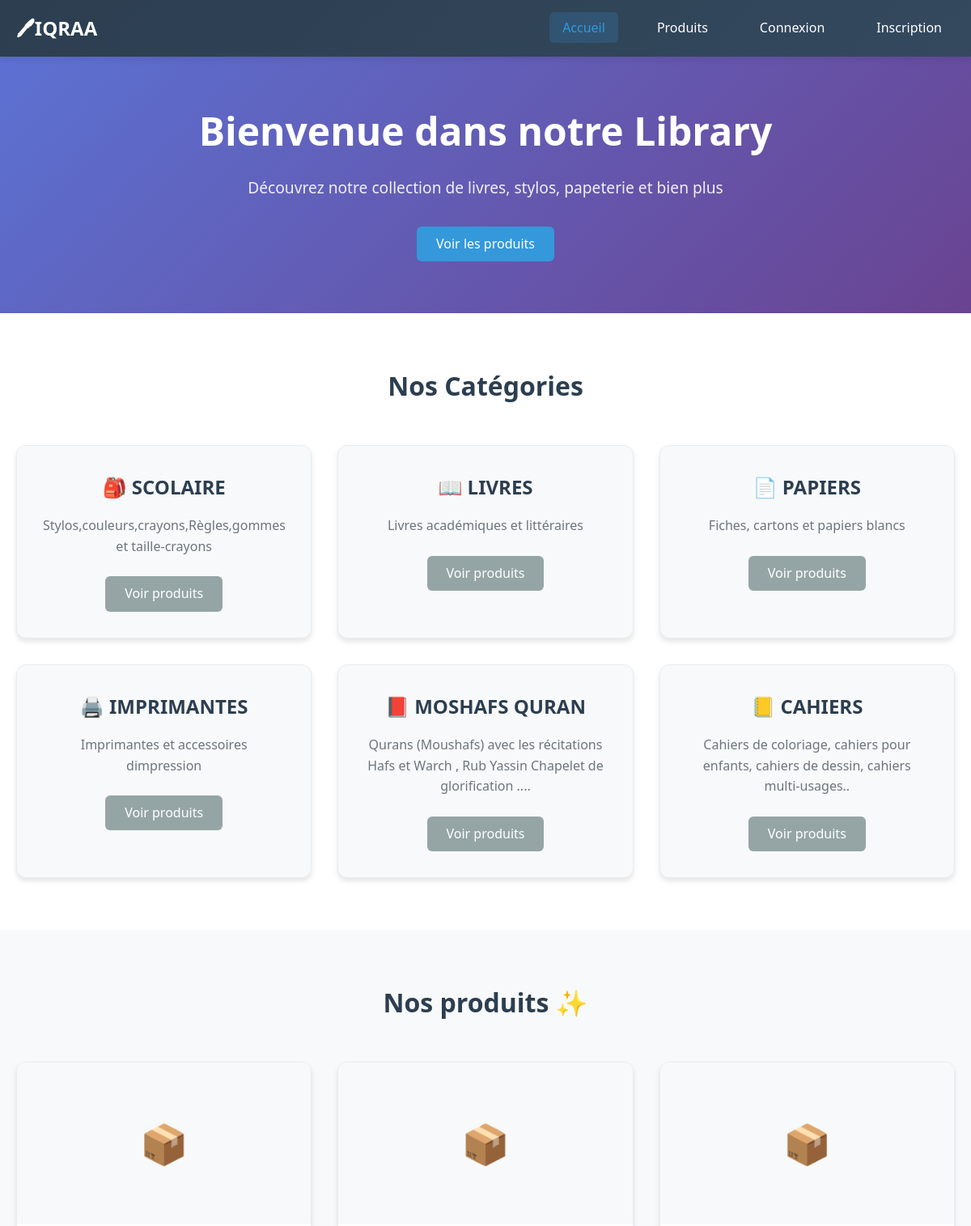
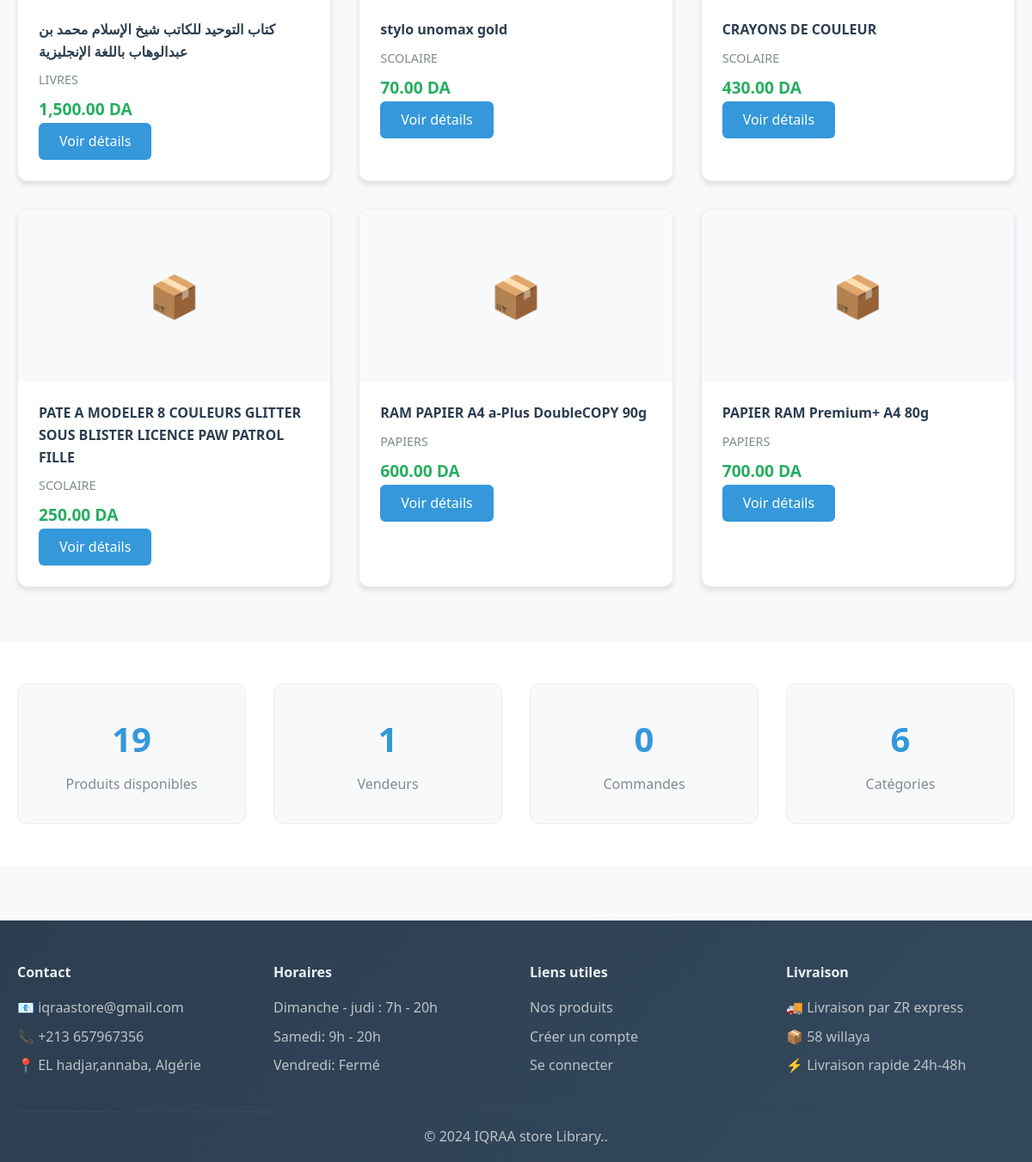
The page / on the database its author committed (2 pictures, top to bottom).
### tables this page shows
CREATE TABLE `categories` (
  `id` int(11) NOT NULL,
  `name` varchar(50) NOT NULL,
  `description` text DEFAULT NULL
);

CREATE TABLE `products` (
  `id` int(11) NOT NULL,
  `title` varchar(100) NOT NULL,
  `description` text DEFAULT NULL,
  `price` decimal(10,2) NOT NULL,
  `category_id` int(11) DEFAULT NULL,
  `bibliothecaire_id` int(11) DEFAULT NULL,
  `image_url` varchar(255) DEFAULT NULL,
  `stock` int(11) DEFAULT 1,
  `status` enum('available','sold') DEFAULT 'available',
  `created_at` timestamp NOT NULL DEFAULT current_timestamp()
);

### config.php (called while the page is built, shortened)
<?php
function isLoggedIn() {
    return isset($_SESSION['user_id']) && !empty($_SESSION['user_id']);
}
function sanitizeInput($input) {
    return htmlspecialchars(trim($input), ENT_QUOTES, 'UTF-8');
}
?>

### index.php (the view, shortened to what this page needs)
<?php include 'config.php'; ?>
<!DOCTYPE html>
<html lang="fr">
<head>
    <link rel="stylesheet" href="style.css">
</head>
<body>
    <header>
        <nav class="navbar">
            <div class="nav-container">
                <h1 class="logo"><a href="index.php">🖊IQRAA</a></h1>
                <ul class="nav-menu">
                    <li><a href="index.php" class="active">Accueil</a></li>
                    <li><a href="products.php">Produits</a></li>
                    <?php if (isLoggedIn()): ?>
                        <li><a href="dashboard.php">Dashboard</a></li>
                        <?php if (isAcheteur()): ?>
                            <li><a href="cart.php">Panier <?php $count = getCartCount(); echo $count > 0 ? "($count)" : ''; ?></a></li>
                        <?php endif; ?>
                        <li><a href="logout.php">Déconnexion</a></li>
                    <?php else: ?>
                        <li><a href="login.php">Connexion</a></li>
                        <li><a href="signup.php">Inscription</a></li>
                    <?php endif; ?>
                </ul>
            </div>
        </nav>
    </header>
    <main>
        <section class="hero">
            <div class="hero-content">
                <h2>Bienvenue dans notre Library</h2>
                <p>Découvrez notre collection de livres, stylos, papeterie et bien plus</p>
                <a href="products.php" class="btn btn-primary">Voir les produits</a>
            </div>
        </section>
        <section class="categories">
            <div class="container">
                <h3>Nos Catégories</h3>
                <div class="category-grid">
                    <?php
                    $categories_query = "SELECT * FROM categories LIMIT 6";
                    $categories_result = $conn->query($categories_query);
                    $category_icons = [
                        'LIVRES' => '📖',
                        'SCOLAIRE' => '🎒',
                        ' PAPIERS' => '📄',
                        ' IMPRIMANTES' => '🖨️',
                        'MOSHAFS QURAN' => '📕',
                        'CAHIERS' => '📒'
                    ];
                    while ($category = $categories_result->fetch_assoc()):
                        $icon = $category_icons[$category['name']] ?? '📦';
                    ?>
                        <div class="category-card">
                            <h4><?php echo $icon; ?> <?php echo sanitizeInput($category['name']); ?></h4>
                            <p><?php echo sanitizeInput($category['description']); ?></p>
                            <a href="products.php?category=<?php echo $category['id']; ?>" class="btn btn-secondary">Voir produits</a>
                        </div>
                    <?php endwhile; ?>
                </div>
            </div>
        </section>
        <section class="featured-products">
            <div class="container">
                <h3>Nos produits ✨</h3>
                <div class="products-grid">
                    <?php
                    $query = "SELECT p.*, c.name as category_name FROM products p
                             JOIN categories c ON p.category_id = c.id
                             WHERE p.status = 'available' AND p.stock > 0
                             ORDER BY p.created_at DESC LIMIT 6";
                    $result = $conn->query($query);
                    if ($result && $result->num_rows > 0):
                        while ($product = $result->fetch_assoc()):
                    ?>
                        <div class="product-card">
                            <div class="product-image">
                                <?php if ($product['image_url']): ?>
                                    <div class="product-placeholder" style="display: none;">📦</div>
                                <?php else: ?>
                                    <div class="product-placeholder">📦</div>
                                <?php endif; ?>
                            </div>
                            <div class="product-info">
                                <h4><?php echo sanitizeInput($product['title']); ?></h4>
                                <p class="category"><?php echo sanitizeInput($product['category_name']); ?></p>
                                <p class="price"><?php echo number_format($product['price'], 2); ?> <?php echo CURRENCY; ?></p>
                                <a href="product_detail.php?id=<?php echo $product['id']; ?>" class="btn btn-primary">Voir détails</a>
                            </div>
                        </div>
                    <?php
                        endwhile;
                    endif; ?>
                </div>
            </div>
        </section>
        <section class="stats">
            <div class="container">
                <div class="stats-grid">
                    <?php
                    $stats_query = "SELECT
                        (SELECT COUNT(*) FROM products WHERE status = 'available') as total_products,
                        (SELECT COUNT(*) FROM users WHERE role = 'bibliothecaire') as total_sellers,
                        (SELECT COUNT(*) FROM orders) as total_orders,
                        (SELECT COUNT(*) FROM categories) as total_categories";
                    $stats_result = $conn->query($stats_query);
                    $stats = $stats_result->fetch_assoc();
                    ?>
                    <div class="stat-card">
                        <h3><?php echo $stats['total_products']; ?></h3>
                        <p>Produits disponibles</p>
                    </div>
                    <div class="stat-card">
                        <h3><?php echo $stats['total_sellers']; ?></h3>
                        <p>Vendeurs</p>
                    </div>
                    <div class="stat-card">
                        <h3><?php echo $stats['total_orders']; ?></h3>
                        <p>Commandes</p>
                    </div>
                    <div class="stat-card">
                        <h3><?php echo $stats['total_categories']; ?></h3>
                        <p>Catégories</p>
                    </div>
                </div>
            </div>
        </section>
    </main>
    <footer>
        <div class="container">
            <div class="footer-content">
                <div class="footer-section">
                    <h4>Contact</h4>
                    <p>📧 iqraastore@gmail.com</p>
                    <p>📞 +213 657967356</p>
                    <p>📍 EL hadjar,annaba, Algérie</p>
                </div>
                <div class="footer-section">
                    <h4>Horaires</h4>
                    <p> Dimanche  - judi : 7h - 20h</p>
                    <p>Samedi: 9h - 20h</p>
                    <p>Vendredi: Fermé</p>
                </div>
                <div class="footer-section">
                    <h4>Liens utiles</h4>
                    <ul>
                        <li><a href="products.php">Nos produits</a></li>
                        <li><a href="signup.php">Créer un compte</a></li>
                        <li><a href="login.php">Se connecter</a></li>
                    </ul>
                </div>
                <div class="footer-section">
                    <h4>Livraison</h4>
                    <p>🚚 Livraison par ZR express</p>
                    <p>📦 58 willaya</p>
                    <p>⚡ Livraison rapide 24h-48h </p>
                </div>
            </div>
            <div class="footer-bottom">
                <p>&copy; 2024 IQRAA store Library..</p>
            </div>
        </div>
    </footer>
</body>
</html>

### rows shown on the page
categories: name "🎒", name "SCOLAIRE", description "Stylos,couleurs,crayons,Règles,gommes et taille-crayons"
categories: name "📖", name "LIVRES", description "Livres académiques et littéraires"
categories: name "📄", name "PAPIERS", description "Fiches, cartons et papiers blancs"
categories: name "🖨️", name "IMPRIMANTES", description "Imprimantes et accessoires dimpression"
categories: name "📕", name "MOSHAFS QURAN", description "Qurans (Moushafs) avec les récitations Hafs et Warch , Rub Yassin Chapelet de glorification ...."
categories: name "📒", name "CAHIERS", description "Cahiers de coloriage, cahiers pour enfants, cahiers de dessin, cahiers multi-usages.."
products: title "كتاب التوحيد للكاتب شيخ الإسلام محمد بن عبدالوهاب باللغة الإنجليزية", category.name "LIVRES", price "1,500.00"
products: title "stylo unomax gold", category.name "SCOLAIRE", price "70.00"
products: title "CRAYONS DE COULEUR", category.name "SCOLAIRE", price "430.00"
products: title "PATE A MODELER 8 COULEURS GLITTER SOUS BLISTER LICENCE PAW PATROL FILLE", category.name "SCOLAIRE", price "250.00"
products: title "RAM PAPIER A4 a-Plus DoubleCOPY 90g", category.name "PAPIERS", price "600.00"
products: title "PAPIER RAM Premium+ A4 80g", category.name "PAPIERS", price "700.00"

### other values the page prints
$stats['total_products'] "19"
$stats['total_sellers'] "1"
$stats['total_orders'] "0"
$stats['total_categories'] "6"
